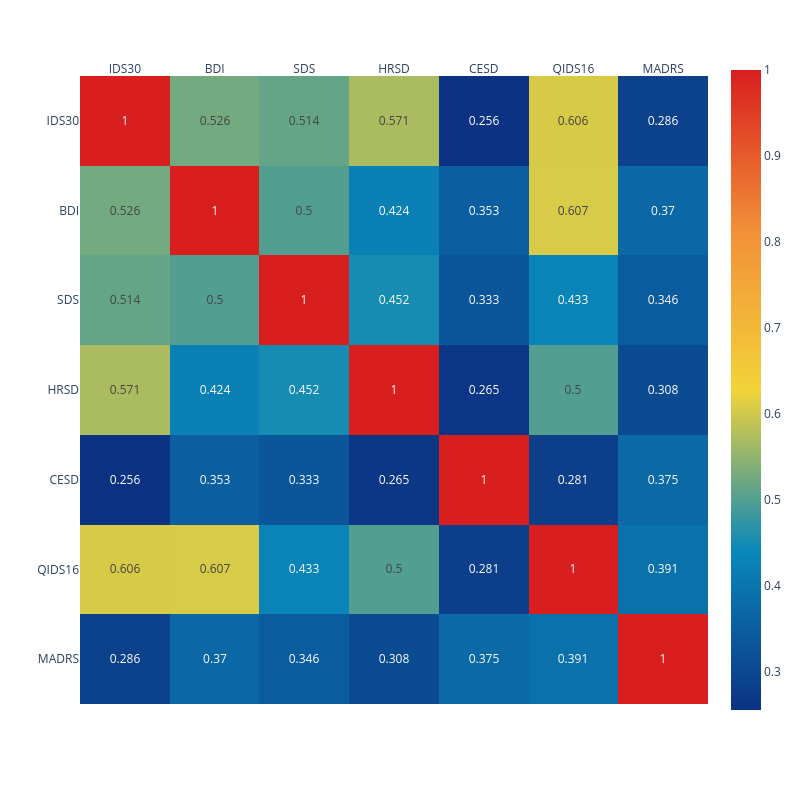

Here is the notebook cell this chart was saved with:
### Markdown cell above
Table 3 has been save in the online folder (📁 symbol on the left) under the name [table3_jaccard_pairs.xlsx](./table3_jaccard_pairs.xlsx). <br>You can change the name and the format of the file changing the name in the `jaccard_table.to_excel()` function. 
<br>⚠️ If you need it, save the excel file on your local computer : these online file will be deleted as soon as you quit this page!

### Code cell
###
# Plotting it as a heatmap
###
fig = px.imshow(pd.DataFrame(np.round(jaccard_table,3), # rounding values for the plot
                             index = jaccard_table.index,
                             columns= jaccard_table.columns),
                text_auto=True, # annotating values in the plot
                color_continuous_scale= 'Portland'# more color palettes available here : https://plotly.com/python/builtin-colorscales/
)
fig.update_xaxes(side="top")
fig.update_layout(
    autosize=False,
    width=800,
    height=800
    )
#fig.write_image("figure5_heatmap_jaccard.pdf") # writting the figure into a file
fig.show() # showing figure

### Figure 1 — Plotly figure (JSON) as saved in the notebook; plotly's stock layout.template omitted (floating-point values rounded to 4 significant figures)
{"data": [{"coloraxis": "coloraxis", "hovertemplate": "x: %{x}<br>y: %{y}<br>color: %{z}<extra></extra>", "name": "0", "texttemplate": "%{z}", "type": "heatmap", "x": ["IDS30", "BDI", "SDS", "HRSD", "CESD", "QIDS16", "MADRS"], "xaxis": "x", "y": ["IDS30", "BDI", "SDS", "HRSD", "CESD", "QIDS16", "MADRS"], "yaxis": "y", "z": [[1, 0.526, 0.514, 0.571, 0.256, 0.606, 0.286], [0.526, 1, 0.5, 0.424, 0.353, 0.607, 0.37], [0.514, 0.5, 1, 0.452, 0.333, 0.433, 0.346], [0.571, 0.424, 0.452, 1, 0.265, 0.5, 0.308], [0.256, 0.353, 0.333, 0.265, 1, 0.281, 0.375], [0.606, 0.607, 0.433, 0.5, 0.281, 1, 0.391], [0.286, 0.37, 0.346, 0.308, 0.375, 0.391, 1]]}], "layout": {"autosize": false, "coloraxis": {"colorscale": [[0, "rgb(12,51,131)"], [0.25, "rgb(10,136,186)"], [0.5, "rgb(242,211,56)"], [0.75, "rgb(242,143,56)"], [1, "rgb(217,30,30)"]]}, "height": 800, "margin": {"t": 60}, "width": 800, "xaxis": {"anchor": "y", "constrain": "domain", "domain": [0, 1], "scaleanchor": "y", "side": "top"}, "yaxis": {"anchor": "x", "autorange": "reversed", "constrain": "domain", "domain": [0, 1]}}}
